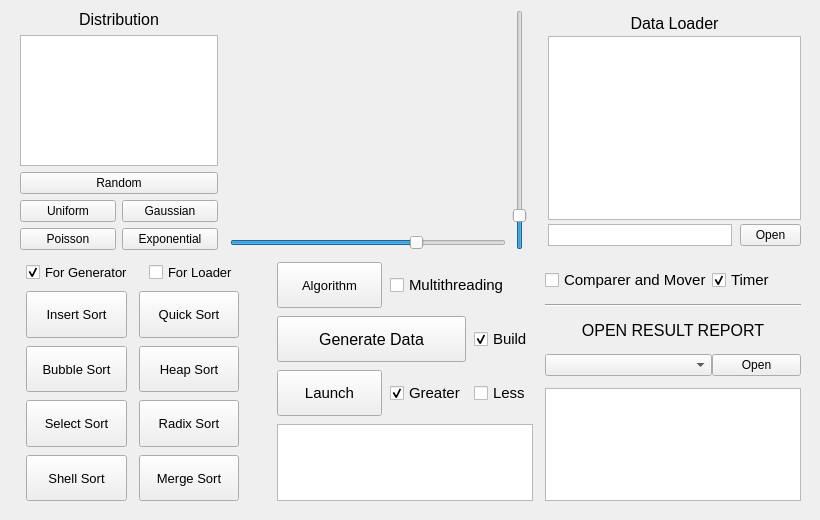
<?xml version="1.0" encoding="UTF-8"?>
<ui version="4.0">
 <class>MainWindow</class>
 <widget class="QMainWindow" name="MainWindow">
  <property name="geometry">
   <rect>
    <x>0</x>
    <y>0</y>
    <width>820</width>
    <height>520</height>
   </rect>
  </property>
  <property name="sizePolicy">
   <sizepolicy hsizetype="Minimum" vsizetype="Minimum">
    <horstretch>0</horstretch>
    <verstretch>0</verstretch>
   </sizepolicy>
  </property>
  <property name="minimumSize">
   <size>
    <width>820</width>
    <height>520</height>
   </size>
  </property>
  <property name="maximumSize">
   <size>
    <width>820</width>
    <height>520</height>
   </size>
  </property>
  <property name="mouseTracking">
   <bool>false</bool>
  </property>
  <property name="contextMenuPolicy">
   <enum>Qt::DefaultContextMenu</enum>
  </property>
  <property name="windowTitle">
   <string>MainWindow</string>
  </property>
  <property name="windowIcon">
   <iconset resource="../../res/logo.qrc">
    <normaloff>:/res/logo.ico</normaloff>:/res/logo.ico</iconset>
  </property>
  <widget class="QWidget" name="MainWindow_Widget">
   <property name="enabled">
    <bool>true</bool>
   </property>
   <property name="sizePolicy">
    <sizepolicy hsizetype="Minimum" vsizetype="Minimum">
     <horstretch>0</horstretch>
     <verstretch>0</verstretch>
    </sizepolicy>
   </property>
   <property name="minimumSize">
    <size>
     <width>820</width>
     <height>520</height>
    </size>
   </property>
   <property name="maximumSize">
    <size>
     <width>820</width>
     <height>520</height>
    </size>
   </property>
   <widget class="QWidget" name="layoutWidget">
    <property name="geometry">
     <rect>
      <x>20</x>
      <y>10</y>
      <width>781</width>
      <height>491</height>
     </rect>
    </property>
    <layout class="QGridLayout" name="window_layout" rowstretch="1,1">
     <property name="verticalSpacing">
      <number>12</number>
     </property>
     <item row="0" column="0" colspan="4">
      <layout class="QHBoxLayout" name="Data_layout" stretch="24,1,12">
       <property name="spacing">
        <number>0</number>
       </property>
       <item>
        <layout class="QHBoxLayout" name="Data_Generator_layout" stretch="32,1,48">
         <property name="spacing">
          <number>6</number>
         </property>
         <item>
          <layout class="QVBoxLayout" name="data_generator_left_layout">
           <item>
            <widget class="QLabel" name="data_input_generator_title">
             <property name="font">
              <font>
               <pointsize>12</pointsize>
              </font>
             </property>
             <property name="autoFillBackground">
              <bool>false</bool>
             </property>
             <property name="text">
              <string>Distribution</string>
             </property>
             <property name="alignment">
              <set>Qt::AlignCenter</set>
             </property>
            </widget>
           </item>
           <item>
            <widget class="QTextBrowser" name="data_input_parameter_show">
             <property name="font">
              <font>
               <family>Times New Roman</family>
               <pointsize>11</pointsize>
               <kerning>true</kerning>
               <hintingpreference>PreferDefaultHinting</hintingpreference>
              </font>
             </property>
             <property name="cursor" stdset="0">
              <cursorShape>ArrowCursor</cursorShape>
             </property>
             <property name="styleSheet">
              <string notr="true"/>
             </property>
             <property name="lineWidth">
              <number>1</number>
             </property>
             <property name="verticalScrollBarPolicy">
              <enum>Qt::ScrollBarAlwaysOff</enum>
             </property>
             <property name="horizontalScrollBarPolicy">
              <enum>Qt::ScrollBarAlwaysOff</enum>
             </property>
             <property name="markdown">
              <string/>
             </property>
             <property name="html">
              <string>&lt;!DOCTYPE HTML PUBLIC &quot;-//W3C//DTD HTML 4.0//EN&quot; &quot;http://www.w3.org/TR/REC-html40/strict.dtd&quot;&gt;
&lt;html&gt;&lt;head&gt;&lt;meta name=&quot;qrichtext&quot; content=&quot;1&quot; /&gt;&lt;meta charset=&quot;utf-8&quot; /&gt;&lt;style type=&quot;text/css&quot;&gt;
p, li { white-space: pre-wrap; }
hr { height: 1px; border-width: 0; }
li.unchecked::marker { content: &quot;\2610&quot;; }
li.checked::marker { content: &quot;\2612&quot;; }
&lt;/style&gt;&lt;/head&gt;&lt;body style=&quot; font-family:'Times New Roman'; font-size:11pt; font-weight:400; font-style:normal;&quot;&gt;
&lt;p align=&quot;center&quot; style=&quot;-qt-paragraph-type:empty; margin-top:0px; margin-bottom:0px; margin-left:0px; margin-right:0px; -qt-block-indent:0; text-indent:0px; font-size:12pt;&quot;&gt;&lt;br /&gt;&lt;/p&gt;&lt;/body&gt;&lt;/html&gt;</string>
             </property>
            </widget>
           </item>
           <item>
            <widget class="QPushButton" name="data_input_random_button">
             <property name="text">
              <string>Random</string>
             </property>
            </widget>
           </item>
           <item>
            <layout class="QGridLayout" name="distribution_choose_layout">
             <item row="0" column="0">
              <widget class="QPushButton" name="data_input_uniform_button">
               <property name="text">
                <string>Uniform</string>
               </property>
              </widget>
             </item>
             <item row="0" column="1">
              <widget class="QPushButton" name="data_input_gaussian_button">
               <property name="text">
                <string>Gaussian</string>
               </property>
              </widget>
             </item>
             <item row="1" column="0">
              <widget class="QPushButton" name="data_input_poisson_button">
               <property name="text">
                <string>Poisson</string>
               </property>
              </widget>
             </item>
             <item row="1" column="1">
              <widget class="QPushButton" name="data_input_exponential_button">
               <property name="text">
                <string>Exponential</string>
               </property>
              </widget>
             </item>
            </layout>
           </item>
          </layout>
         </item>
         <item>
          <spacer name="Data_Generator_space">
           <property name="orientation">
            <enum>Qt::Vertical</enum>
           </property>
           <property name="sizeHint" stdset="0">
            <size>
             <width>5</width>
             <height>198</height>
            </size>
           </property>
          </spacer>
         </item>
         <item>
          <layout class="QGridLayout" name="distribution_show_layout" rowstretch="20,0" columnstretch="20,0">
           <item row="0" column="0">
            <widget class="FunctionQWidget" name="data_input_distribution_preview" native="true"/>
           </item>
           <item row="0" column="1" rowspan="2">
            <widget class="QSlider" name="data_input_distribution_vertical_slider">
             <property name="minimum">
              <number>15</number>
             </property>
             <property name="maximum">
              <number>99</number>
             </property>
             <property name="value">
              <number>25</number>
             </property>
             <property name="sliderPosition">
              <number>25</number>
             </property>
             <property name="orientation">
              <enum>Qt::Vertical</enum>
             </property>
            </widget>
           </item>
           <item row="1" column="0">
            <widget class="QSlider" name="data_input_distribution_horizontal_slider">
             <property name="sizePolicy">
              <sizepolicy hsizetype="Expanding" vsizetype="Fixed">
               <horstretch>0</horstretch>
               <verstretch>0</verstretch>
              </sizepolicy>
             </property>
             <property name="minimum">
              <number>2</number>
             </property>
             <property name="maximum">
              <number>50</number>
             </property>
             <property name="pageStep">
              <number>10</number>
             </property>
             <property name="value">
              <number>35</number>
             </property>
             <property name="orientation">
              <enum>Qt::Horizontal</enum>
             </property>
            </widget>
           </item>
          </layout>
         </item>
        </layout>
       </item>
       <item>
        <spacer name="Data_Loader_space">
         <property name="orientation">
          <enum>Qt::Vertical</enum>
         </property>
         <property name="sizeHint" stdset="0">
          <size>
           <width>5</width>
           <height>188</height>
          </size>
         </property>
        </spacer>
       </item>
       <item>
        <layout class="QVBoxLayout" name="Data_Loader_layout" stretch="2,14,2">
         <property name="sizeConstraint">
          <enum>QLayout::SetDefaultConstraint</enum>
         </property>
         <property name="bottomMargin">
          <number>0</number>
         </property>
         <item>
          <widget class="QLabel" name="data_loader_title">
           <property name="font">
            <font>
             <pointsize>12</pointsize>
            </font>
           </property>
           <property name="autoFillBackground">
            <bool>false</bool>
           </property>
           <property name="text">
            <string>Data Loader</string>
           </property>
           <property name="alignment">
            <set>Qt::AlignCenter</set>
           </property>
          </widget>
         </item>
         <item>
          <widget class="QTextBrowser" name="data_loader_preview">
           <property name="sizePolicy">
            <sizepolicy hsizetype="Maximum" vsizetype="Ignored">
             <horstretch>0</horstretch>
             <verstretch>0</verstretch>
            </sizepolicy>
           </property>
           <property name="font">
            <font>
             <family>微软雅黑</family>
             <pointsize>10</pointsize>
            </font>
           </property>
           <property name="html">
            <string>&lt;!DOCTYPE HTML PUBLIC &quot;-//W3C//DTD HTML 4.0//EN&quot; &quot;http://www.w3.org/TR/REC-html40/strict.dtd&quot;&gt;
&lt;html&gt;&lt;head&gt;&lt;meta name=&quot;qrichtext&quot; content=&quot;1&quot; /&gt;&lt;meta charset=&quot;utf-8&quot; /&gt;&lt;style type=&quot;text/css&quot;&gt;
p, li { white-space: pre-wrap; }
hr { height: 1px; border-width: 0; }
li.unchecked::marker { content: &quot;\2610&quot;; }
li.checked::marker { content: &quot;\2612&quot;; }
&lt;/style&gt;&lt;/head&gt;&lt;body style=&quot; font-family:'微软雅黑'; font-size:10pt; font-weight:400; font-style:normal;&quot;&gt;
&lt;p style=&quot;-qt-paragraph-type:empty; margin-top:0px; margin-bottom:0px; margin-left:0px; margin-right:0px; -qt-block-indent:0; text-indent:0px;&quot;&gt;&lt;br /&gt;&lt;/p&gt;&lt;/body&gt;&lt;/html&gt;</string>
           </property>
          </widget>
         </item>
         <item>
          <layout class="QHBoxLayout" name="Data_Loader_button_layout" stretch="12,4">
           <property name="spacing">
            <number>8</number>
           </property>
           <property name="topMargin">
            <number>4</number>
           </property>
           <property name="bottomMargin">
            <number>4</number>
           </property>
           <item>
            <widget class="QTextBrowser" name="data_loader_show">
             <property name="sizePolicy">
              <sizepolicy hsizetype="Ignored" vsizetype="Ignored">
               <horstretch>0</horstretch>
               <verstretch>0</verstretch>
              </sizepolicy>
             </property>
             <property name="focusPolicy">
              <enum>Qt::NoFocus</enum>
             </property>
             <property name="verticalScrollBarPolicy">
              <enum>Qt::ScrollBarAlwaysOff</enum>
             </property>
             <property name="horizontalScrollBarPolicy">
              <enum>Qt::ScrollBarAlwaysOff</enum>
             </property>
             <property name="sizeAdjustPolicy">
              <enum>QAbstractScrollArea::AdjustIgnored</enum>
             </property>
             <property name="lineWrapMode">
              <enum>QTextEdit::NoWrap</enum>
             </property>
             <property name="html">
              <string>&lt;!DOCTYPE HTML PUBLIC &quot;-//W3C//DTD HTML 4.0//EN&quot; &quot;http://www.w3.org/TR/REC-html40/strict.dtd&quot;&gt;
&lt;html&gt;&lt;head&gt;&lt;meta name=&quot;qrichtext&quot; content=&quot;1&quot; /&gt;&lt;meta charset=&quot;utf-8&quot; /&gt;&lt;style type=&quot;text/css&quot;&gt;
p, li { white-space: pre-wrap; }
hr { height: 1px; border-width: 0; }
li.unchecked::marker { content: &quot;\2610&quot;; }
li.checked::marker { content: &quot;\2612&quot;; }
&lt;/style&gt;&lt;/head&gt;&lt;body style=&quot; font-family:'Microsoft YaHei UI'; font-size:9pt; font-weight:400; font-style:normal;&quot;&gt;
&lt;p style=&quot;-qt-paragraph-type:empty; margin-top:0px; margin-bottom:0px; margin-left:0px; margin-right:0px; -qt-block-indent:0; text-indent:0px;&quot;&gt;&lt;br /&gt;&lt;/p&gt;&lt;/body&gt;&lt;/html&gt;</string>
             </property>
            </widget>
           </item>
           <item>
            <widget class="QPushButton" name="data_loader_button">
             <property name="sizePolicy">
              <sizepolicy hsizetype="Ignored" vsizetype="Fixed">
               <horstretch>0</horstretch>
               <verstretch>0</verstretch>
              </sizepolicy>
             </property>
             <property name="text">
              <string>Open</string>
             </property>
            </widget>
           </item>
          </layout>
         </item>
        </layout>
       </item>
      </layout>
     </item>
     <item row="1" column="1">
      <layout class="QGridLayout" name="sort_button_layout" rowstretch="1,2,2,2,2" columnstretch="10,10,1">
       <property name="horizontalSpacing">
        <number>12</number>
       </property>
       <property name="verticalSpacing">
        <number>8</number>
       </property>
       <item row="0" column="0" colspan="3">
        <layout class="QHBoxLayout" name="sort_checkbox_layout">
         <property name="leftMargin">
          <number>0</number>
         </property>
         <item>
          <widget class="QCheckBox" name="data_generator_sort_checkbox">
           <property name="font">
            <font>
             <pointsize>10</pointsize>
            </font>
           </property>
           <property name="cursor">
            <cursorShape>PointingHandCursor</cursorShape>
           </property>
           <property name="text">
            <string>For Generator</string>
           </property>
           <property name="checked">
            <bool>true</bool>
           </property>
          </widget>
         </item>
         <item>
          <widget class="QCheckBox" name="data_loader_sort_checkbox">
           <property name="font">
            <font>
             <pointsize>10</pointsize>
            </font>
           </property>
           <property name="cursor">
            <cursorShape>PointingHandCursor</cursorShape>
           </property>
           <property name="layoutDirection">
            <enum>Qt::LeftToRight</enum>
           </property>
           <property name="text">
            <string>For Loader</string>
           </property>
          </widget>
         </item>
        </layout>
       </item>
       <item row="2" column="1">
        <widget class="QPushButton" name="heap_sort_button">
         <property name="sizePolicy">
          <sizepolicy hsizetype="Minimum" vsizetype="Minimum">
           <horstretch>0</horstretch>
           <verstretch>0</verstretch>
          </sizepolicy>
         </property>
         <property name="font">
          <font>
           <pointsize>10</pointsize>
          </font>
         </property>
         <property name="text">
          <string>Heap Sort</string>
         </property>
        </widget>
       </item>
       <item row="1" column="0">
        <widget class="QPushButton" name="insert_sort_button">
         <property name="sizePolicy">
          <sizepolicy hsizetype="Minimum" vsizetype="MinimumExpanding">
           <horstretch>0</horstretch>
           <verstretch>0</verstretch>
          </sizepolicy>
         </property>
         <property name="font">
          <font>
           <pointsize>10</pointsize>
          </font>
         </property>
         <property name="text">
          <string>Insert Sort</string>
         </property>
        </widget>
       </item>
       <item row="1" column="1">
        <widget class="QPushButton" name="quick_sort_button">
         <property name="sizePolicy">
          <sizepolicy hsizetype="Minimum" vsizetype="Minimum">
           <horstretch>0</horstretch>
           <verstretch>0</verstretch>
          </sizepolicy>
         </property>
         <property name="font">
          <font>
           <pointsize>10</pointsize>
          </font>
         </property>
         <property name="text">
          <string>Quick Sort</string>
         </property>
        </widget>
       </item>
       <item row="3" column="0">
        <widget class="QPushButton" name="select_sort_button">
         <property name="sizePolicy">
          <sizepolicy hsizetype="Minimum" vsizetype="Minimum">
           <horstretch>0</horstretch>
           <verstretch>0</verstretch>
          </sizepolicy>
         </property>
         <property name="font">
          <font>
           <pointsize>10</pointsize>
          </font>
         </property>
         <property name="text">
          <string>Select Sort</string>
         </property>
        </widget>
       </item>
       <item row="2" column="0">
        <widget class="QPushButton" name="bubble_sort_button">
         <property name="sizePolicy">
          <sizepolicy hsizetype="Minimum" vsizetype="Minimum">
           <horstretch>0</horstretch>
           <verstretch>0</verstretch>
          </sizepolicy>
         </property>
         <property name="font">
          <font>
           <pointsize>10</pointsize>
          </font>
         </property>
         <property name="text">
          <string>Bubble Sort</string>
         </property>
        </widget>
       </item>
       <item row="3" column="1">
        <widget class="QPushButton" name="radix_sort_button">
         <property name="sizePolicy">
          <sizepolicy hsizetype="Minimum" vsizetype="Minimum">
           <horstretch>0</horstretch>
           <verstretch>0</verstretch>
          </sizepolicy>
         </property>
         <property name="font">
          <font>
           <pointsize>10</pointsize>
          </font>
         </property>
         <property name="text">
          <string>Radix Sort</string>
         </property>
        </widget>
       </item>
       <item row="1" column="2" rowspan="4">
        <spacer name="verticalSpacer_2">
         <property name="orientation">
          <enum>Qt::Vertical</enum>
         </property>
         <property name="sizeHint" stdset="0">
          <size>
           <width>20</width>
           <height>158</height>
          </size>
         </property>
        </spacer>
       </item>
       <item row="4" column="1">
        <widget class="QPushButton" name="merge_sort_button">
         <property name="sizePolicy">
          <sizepolicy hsizetype="Minimum" vsizetype="Minimum">
           <horstretch>0</horstretch>
           <verstretch>0</verstretch>
          </sizepolicy>
         </property>
         <property name="font">
          <font>
           <pointsize>10</pointsize>
          </font>
         </property>
         <property name="text">
          <string>Merge Sort</string>
         </property>
        </widget>
       </item>
       <item row="4" column="0">
        <widget class="QPushButton" name="shell_sort_button">
         <property name="sizePolicy">
          <sizepolicy hsizetype="Minimum" vsizetype="Minimum">
           <horstretch>0</horstretch>
           <verstretch>0</verstretch>
          </sizepolicy>
         </property>
         <property name="font">
          <font>
           <pointsize>10</pointsize>
          </font>
         </property>
         <property name="text">
          <string>Shell Sort</string>
         </property>
        </widget>
       </item>
      </layout>
     </item>
     <item row="1" column="3">
      <layout class="QGridLayout" name="result_show_layout" rowstretch="2,1,2,2,10">
       <property name="leftMargin">
        <number>6</number>
       </property>
       <property name="topMargin">
        <number>6</number>
       </property>
       <property name="verticalSpacing">
        <number>12</number>
       </property>
       <item row="0" column="1">
        <widget class="QCheckBox" name="timer_checkbox">
         <property name="sizePolicy">
          <sizepolicy hsizetype="Minimum" vsizetype="Minimum">
           <horstretch>0</horstretch>
           <verstretch>0</verstretch>
          </sizepolicy>
         </property>
         <property name="font">
          <font>
           <pointsize>11</pointsize>
          </font>
         </property>
         <property name="cursor">
          <cursorShape>PointingHandCursor</cursorShape>
         </property>
         <property name="text">
          <string>Timer</string>
         </property>
         <property name="checked">
          <bool>true</bool>
         </property>
        </widget>
       </item>
       <item row="2" column="0" colspan="2">
        <widget class="QLabel" name="label">
         <property name="font">
          <font>
           <pointsize>12</pointsize>
          </font>
         </property>
         <property name="text">
          <string>OPEN RESULT REPORT</string>
         </property>
         <property name="alignment">
          <set>Qt::AlignCenter</set>
         </property>
        </widget>
       </item>
       <item row="0" column="0">
        <widget class="QCheckBox" name="comparer_mover_checkbox">
         <property name="sizePolicy">
          <sizepolicy hsizetype="Minimum" vsizetype="Minimum">
           <horstretch>0</horstretch>
           <verstretch>0</verstretch>
          </sizepolicy>
         </property>
         <property name="font">
          <font>
           <pointsize>11</pointsize>
          </font>
         </property>
         <property name="cursor">
          <cursorShape>PointingHandCursor</cursorShape>
         </property>
         <property name="text">
          <string>Comparer and Mover</string>
         </property>
        </widget>
       </item>
       <item row="3" column="0">
        <widget class="QComboBox" name="result_sort_select"/>
       </item>
       <item row="4" column="0" colspan="2">
        <widget class="QTextBrowser" name="result_show">
         <property name="sizePolicy">
          <sizepolicy hsizetype="Expanding" vsizetype="Maximum">
           <horstretch>0</horstretch>
           <verstretch>0</verstretch>
          </sizepolicy>
         </property>
         <property name="lineWrapMode">
          <enum>QTextEdit::NoWrap</enum>
         </property>
         <property name="html">
          <string>&lt;!DOCTYPE HTML PUBLIC &quot;-//W3C//DTD HTML 4.0//EN&quot; &quot;http://www.w3.org/TR/REC-html40/strict.dtd&quot;&gt;
&lt;html&gt;&lt;head&gt;&lt;meta name=&quot;qrichtext&quot; content=&quot;1&quot; /&gt;&lt;meta charset=&quot;utf-8&quot; /&gt;&lt;style type=&quot;text/css&quot;&gt;
p, li { white-space: pre-wrap; }
hr { height: 1px; border-width: 0; }
li.unchecked::marker { content: &quot;\2610&quot;; }
li.checked::marker { content: &quot;\2612&quot;; }
&lt;/style&gt;&lt;/head&gt;&lt;body style=&quot; font-family:'Microsoft YaHei UI'; font-size:9pt; font-weight:400; font-style:normal;&quot;&gt;
&lt;p style=&quot;-qt-paragraph-type:empty; margin-top:0px; margin-bottom:0px; margin-left:0px; margin-right:0px; -qt-block-indent:0; text-indent:0px;&quot;&gt;&lt;br /&gt;&lt;/p&gt;&lt;/body&gt;&lt;/html&gt;</string>
         </property>
        </widget>
       </item>
       <item row="3" column="1">
        <widget class="QPushButton" name="result_sort_select_open_button">
         <property name="text">
          <string>Open</string>
         </property>
        </widget>
       </item>
       <item row="1" column="0" colspan="2">
        <widget class="Line" name="line_2">
         <property name="orientation">
          <enum>Qt::Horizontal</enum>
         </property>
        </widget>
       </item>
      </layout>
     </item>
     <item row="1" column="2">
      <layout class="QGridLayout" name="sort_button_show_layout" rowstretch="3,3,3,5" columnstretch="3,2,1">
       <property name="spacing">
        <number>8</number>
       </property>
       <item row="0" column="0">
        <widget class="QPushButton" name="algorithm_button">
         <property name="sizePolicy">
          <sizepolicy hsizetype="Minimum" vsizetype="Minimum">
           <horstretch>0</horstretch>
           <verstretch>0</verstretch>
          </sizepolicy>
         </property>
         <property name="font">
          <font>
           <pointsize>10</pointsize>
          </font>
         </property>
         <property name="text">
          <string>Algorithm</string>
         </property>
        </widget>
       </item>
       <item row="0" column="1" colspan="2">
        <widget class="QCheckBox" name="mutil_thread_checkbox">
         <property name="sizePolicy">
          <sizepolicy hsizetype="Minimum" vsizetype="Minimum">
           <horstretch>0</horstretch>
           <verstretch>0</verstretch>
          </sizepolicy>
         </property>
         <property name="font">
          <font>
           <pointsize>11</pointsize>
          </font>
         </property>
         <property name="cursor">
          <cursorShape>PointingHandCursor</cursorShape>
         </property>
         <property name="text">
          <string>Multithreading</string>
         </property>
        </widget>
       </item>
       <item row="1" column="0" colspan="2">
        <widget class="QPushButton" name="sort_generate_data_button">
         <property name="sizePolicy">
          <sizepolicy hsizetype="Minimum" vsizetype="Minimum">
           <horstretch>0</horstretch>
           <verstretch>0</verstretch>
          </sizepolicy>
         </property>
         <property name="font">
          <font>
           <pointsize>12</pointsize>
          </font>
         </property>
         <property name="text">
          <string>Generate Data</string>
         </property>
        </widget>
       </item>
       <item row="2" column="0">
        <widget class="QPushButton" name="sort_launch_button">
         <property name="sizePolicy">
          <sizepolicy hsizetype="Minimum" vsizetype="Minimum">
           <horstretch>0</horstretch>
           <verstretch>0</verstretch>
          </sizepolicy>
         </property>
         <property name="font">
          <font>
           <pointsize>11</pointsize>
          </font>
         </property>
         <property name="text">
          <string>Launch</string>
         </property>
        </widget>
       </item>
       <item row="3" column="0" colspan="3">
        <widget class="QTextBrowser" name="algorithm_message_show">
         <property name="tabChangesFocus">
          <bool>false</bool>
         </property>
         <property name="undoRedoEnabled">
          <bool>false</bool>
         </property>
         <property name="lineWrapMode">
          <enum>QTextEdit::NoWrap</enum>
         </property>
         <property name="lineWrapColumnOrWidth">
          <number>0</number>
         </property>
         <property name="html">
          <string>&lt;!DOCTYPE HTML PUBLIC &quot;-//W3C//DTD HTML 4.0//EN&quot; &quot;http://www.w3.org/TR/REC-html40/strict.dtd&quot;&gt;
&lt;html&gt;&lt;head&gt;&lt;meta name=&quot;qrichtext&quot; content=&quot;1&quot; /&gt;&lt;meta charset=&quot;utf-8&quot; /&gt;&lt;style type=&quot;text/css&quot;&gt;
p, li { white-space: pre-wrap; }
hr { height: 1px; border-width: 0; }
li.unchecked::marker { content: &quot;\2610&quot;; }
li.checked::marker { content: &quot;\2612&quot;; }
&lt;/style&gt;&lt;/head&gt;&lt;body style=&quot; font-family:'Microsoft YaHei UI'; font-size:9pt; font-weight:400; font-style:normal;&quot;&gt;
&lt;p style=&quot;-qt-paragraph-type:empty; margin-top:0px; margin-bottom:0px; margin-left:0px; margin-right:0px; -qt-block-indent:0; text-indent:0px;&quot;&gt;&lt;br /&gt;&lt;/p&gt;&lt;/body&gt;&lt;/html&gt;</string>
         </property>
        </widget>
       </item>
       <item row="2" column="2">
        <widget class="QCheckBox" name="less_checkbox">
         <property name="sizePolicy">
          <sizepolicy hsizetype="Minimum" vsizetype="Minimum">
           <horstretch>0</horstretch>
           <verstretch>0</verstretch>
          </sizepolicy>
         </property>
         <property name="font">
          <font>
           <pointsize>11</pointsize>
          </font>
         </property>
         <property name="cursor">
          <cursorShape>PointingHandCursor</cursorShape>
         </property>
         <property name="text">
          <string>Less</string>
         </property>
        </widget>
       </item>
       <item row="1" column="2">
        <widget class="QCheckBox" name="data_build_checkbox">
         <property name="sizePolicy">
          <sizepolicy hsizetype="Minimum" vsizetype="Minimum">
           <horstretch>0</horstretch>
           <verstretch>0</verstretch>
          </sizepolicy>
         </property>
         <property name="font">
          <font>
           <pointsize>11</pointsize>
          </font>
         </property>
         <property name="cursor">
          <cursorShape>PointingHandCursor</cursorShape>
         </property>
         <property name="text">
          <string>Build</string>
         </property>
         <property name="checked">
          <bool>true</bool>
         </property>
        </widget>
       </item>
       <item row="2" column="1">
        <widget class="QCheckBox" name="greater_checkbox">
         <property name="sizePolicy">
          <sizepolicy hsizetype="Minimum" vsizetype="Minimum">
           <horstretch>0</horstretch>
           <verstretch>0</verstretch>
          </sizepolicy>
         </property>
         <property name="font">
          <font>
           <pointsize>11</pointsize>
          </font>
         </property>
         <property name="cursor">
          <cursorShape>PointingHandCursor</cursorShape>
         </property>
         <property name="text">
          <string>Greater</string>
         </property>
         <property name="checked">
          <bool>true</bool>
         </property>
        </widget>
       </item>
      </layout>
     </item>
    </layout>
   </widget>
  </widget>
 </widget>
 <customwidgets>
  <customwidget>
   <class>FunctionQWidget</class>
   <extends>QWidget</extends>
   <header>functionqwidget.h</header>
   <container>1</container>
  </customwidget>
 </customwidgets>
 <resources>
  <include location="../../res/logo.qrc"/>
 </resources>
 <connections/>
</ui>
